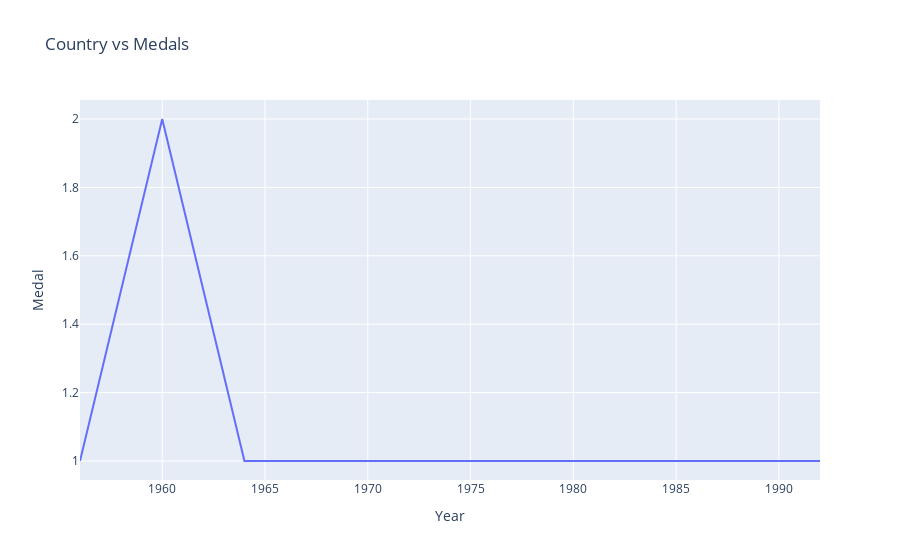

Write notebook code for a chart like this one.
### Code cell
fig6 = pe.line(new_tmp, x="Year", y="Medal", title='Country vs Medals')
fig6.show()

### Figure 1 — Plotly figure (JSON) as saved in the notebook; plotly's stock layout.template omitted (floating-point values rounded to 4 significant figures)
{"data": [{"hovertemplate": "Year=%{x}<br>Medal=%{y}<extra></extra>", "legendgroup": "", "line": {"color": "#636efa", "dash": "solid"}, "marker": {"symbol": "circle"}, "mode": "lines", "name": "", "orientation": "v", "showlegend": false, "type": "scatter", "x": [1956, 1960, 1964, 1968, 1972, 1976, 1984, 1988, 1992], "xaxis": "x", "y": [1, 2, 1, 1, 1, 1, 1, 1, 1], "yaxis": "y"}], "layout": {"legend": {"tracegroupgap": 0}, "title": {"text": "Country vs Medals"}, "xaxis": {"anchor": "y", "domain": [0, 1], "title": {"text": "Year"}}, "yaxis": {"anchor": "x", "domain": [0, 1], "title": {"text": "Medal"}}}}
